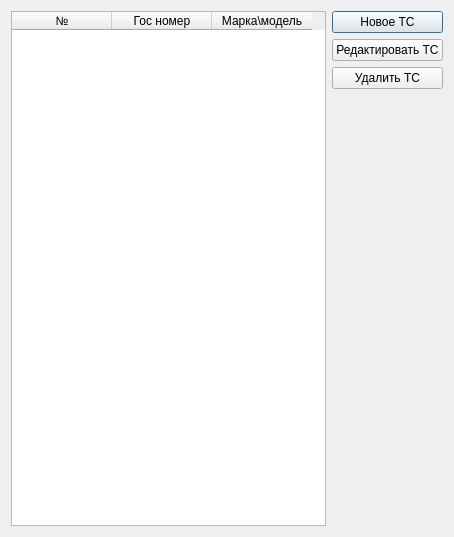
<?xml version="1.0" encoding="UTF-8"?>
<ui version="4.0">
 <class>autoList</class>
 <widget class="QDialog" name="autoList">
  <property name="windowModality">
   <enum>Qt::ApplicationModal</enum>
  </property>
  <property name="geometry">
   <rect>
    <x>0</x>
    <y>0</y>
    <width>454</width>
    <height>537</height>
   </rect>
  </property>
  <property name="maximumSize">
   <size>
    <width>16777215</width>
    <height>16777211</height>
   </size>
  </property>
  <property name="windowTitle">
   <string>Список транспортных средств</string>
  </property>
  <layout class="QHBoxLayout" name="horizontalLayout">
   <item>
    <widget class="QTableWidget" name="tableAuto">
     <property name="lineWidth">
      <number>1</number>
     </property>
     <attribute name="verticalHeaderVisible">
      <bool>false</bool>
     </attribute>
     <column>
      <property name="text">
       <string>№</string>
      </property>
     </column>
     <column>
      <property name="text">
       <string>Гос номер</string>
      </property>
     </column>
     <column>
      <property name="text">
       <string>Марка\модель</string>
      </property>
     </column>
    </widget>
   </item>
   <item>
    <layout class="QVBoxLayout" name="verticalLayout_2">
     <item>
      <widget class="QPushButton" name="newAuto">
       <property name="maximumSize">
        <size>
         <width>16777212</width>
         <height>16777215</height>
        </size>
       </property>
       <property name="text">
        <string>Новое ТС</string>
       </property>
      </widget>
     </item>
     <item>
      <widget class="QPushButton" name="editAuto">
       <property name="text">
        <string>Редактировать ТС</string>
       </property>
      </widget>
     </item>
     <item>
      <widget class="QPushButton" name="deleteAuto">
       <property name="text">
        <string>Удалить ТС</string>
       </property>
      </widget>
     </item>
     <item>
      <spacer name="verticalSpacer">
       <property name="orientation">
        <enum>Qt::Vertical</enum>
       </property>
       <property name="sizeHint" stdset="0">
        <size>
         <width>20</width>
         <height>40</height>
        </size>
       </property>
      </spacer>
     </item>
    </layout>
   </item>
  </layout>
 </widget>
 <resources/>
 <connections/>
</ui>
